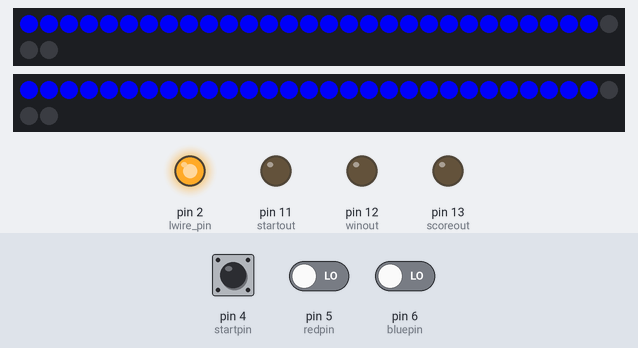
This sketch was run on a simulated Arduino Uno, built with avr-gcc and run on an emulated ATmega328P. Parts: 2 × 32 RGB LEDs in strip order, left to right, continuing on the next row, output pins drawn as LEDs (lit = HIGH). Inputs (shaded band) come from the test bench; at power-on: pin 4 (startpin) LOW, pin 5 (redpin) LOW, pin 6 (bluepin) LOW.

Above: at 7.3 s.
7.4 s: pin 4 (startpin) pulled HIGH for 0.15 s
10.5 s: pin 5 (redpin) driven HIGH
At 10.66 s:
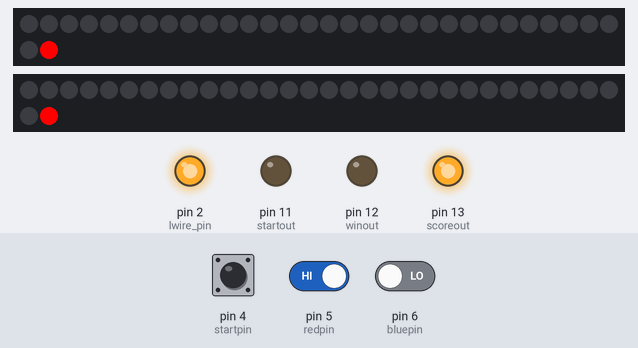
12.9 s: pin 5 (redpin) driven LOW
At 15.6 s:
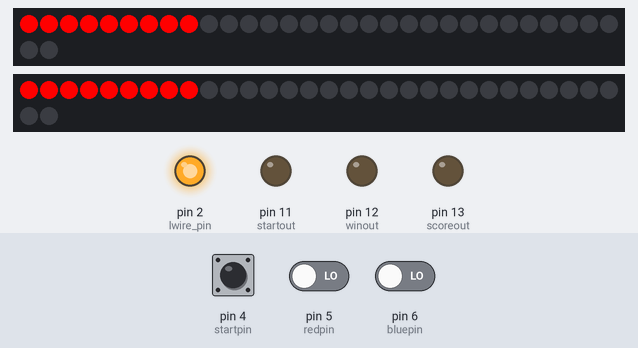
15.9 s: pin 6 (bluepin) driven HIGH
At 16.38 s:
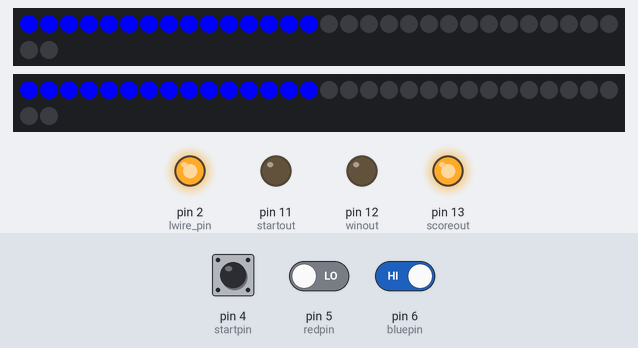
18.3 s: pin 6 (bluepin) driven LOW
At 21.0 s:
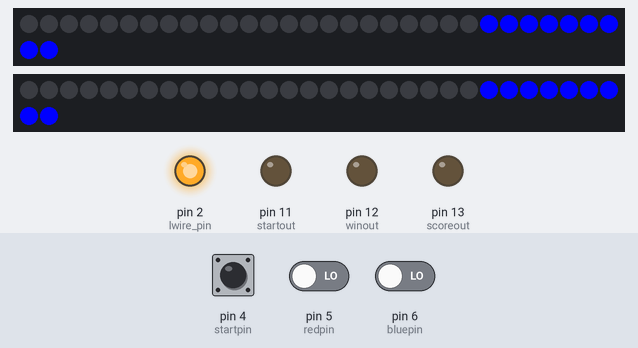
21.3 s: pin 5 (redpin) driven HIGH
At 25.93 s:
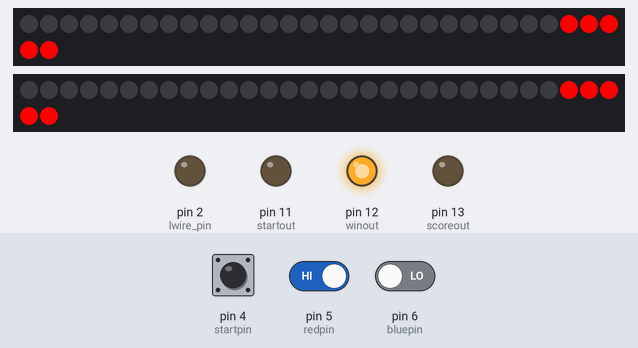
Timing chart, 0 to 27.4 s (numbered marks = the images above; inputs shaded):
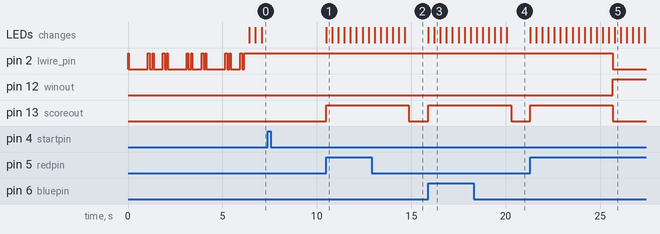

Measured:
- after the input at 10.5 s, pin 13 (scoreout): LOW → HIGH at once; the LEDs: change at once (image 1)
- after the input at 12.9 s, pin 13 (scoreout): HIGH → LOW after 2.0 s
- after the input at 15.9 s, pin 13 (scoreout): LOW → HIGH at once; the LEDs: first change at once (image 3 shows a later state)
- after the input at 18.3 s, pin 13 (scoreout): HIGH → LOW after 2.0 s
- after the input at 21.3 s, pin 2 (lwire_pin): HIGH → LOW after 4.4 s; pin 12 (winout): LOW → HIGH after 4.4 s; pin 13 (scoreout): LOW → HIGH at once, → LOW 4.4 s later; the LEDs: first change at once (image 5 shows a later state)

The sketch:

PinballLights.ino
```cpp
#include <FastLED.h>

#define LED_PIN1     9
#define LED_PIN2     8
#define NUM_LEDS    32

CRGB led1[NUM_LEDS];
CRGB led2[NUM_LEDS];

uint8_t startColor = 0;
const uint8_t colorStep = 3; // Speed of color change
unsigned long lastUpdate = 0;
const unsigned long timeStep = 30; // Speed of movement (lower = faster)

const uint16_t pulsePeriodMs = 2000; // full pulse cycle length (ms)
const uint8_t minBrightness = 50;    // lowest brightness (0-255)
const uint8_t maxBrightness = 255;   // highest brightness (0-255)
const CRGB blueColor = CRGB::Blue;
const CRGB redColor = CRGB::Red;
const unsigned long winduration = 7000;
unsigned long wintime;

int state = 0;
const int lwire_pin = 2;
const int redpin =5;
const int bluepin =6;
const int startpin =4;
const int startout = 11;
const int winout = 12;
const int scoreout = 13;
int count1 = 0;
const int wincount=3;
int redcount =0;
int bluecount =0;

void setup() {
  FastLED.addLeds<WS2812, LED_PIN1, GRB>(led1, NUM_LEDS);
  FastLED.addLeds<WS2812, LED_PIN2, GRB>(led2, NUM_LEDS);

  pinMode(lwire_pin, OUTPUT);
  pinMode(redpin, INPUT);
  pinMode(bluepin, INPUT);
  pinMode(startpin, INPUT);
  pinMode(startout, OUTPUT);
  pinMode(winout, OUTPUT);
  pinMode(scoreout, OUTPUT);

  for (int i = 0; i < 3; i++){
    digitalWrite(lwire_pin, HIGH);
    delay(50);
    digitalWrite(lwire_pin, LOW);
    delay(1000);
    digitalWrite(lwire_pin, HIGH);
    delay(100);
    digitalWrite(lwire_pin, LOW);
    delay(150);
    digitalWrite(lwire_pin, HIGH);
    delay(50);
    digitalWrite(lwire_pin, LOW);
    delay(500);
    digitalWrite(lwire_pin, HIGH);
    delay(100);
    digitalWrite(lwire_pin, LOW);
    delay(100);
  }
  digitalWrite(lwire_pin, HIGH);

}

void loop() {

  // STARTUP
  while (state == 0) {      // state 0 = startup

    for (int i = 0; i <= (NUM_LEDS - 1); i++) {
      led1[i] = CRGB ( 0, 0, 230);
      led2[i] = CRGB ( 0, 0, 230);
      FastLED.show();

      int startgame = digitalRead(startpin);
      if (startgame == HIGH) { //start game
        state = 1;
        break;
      }
      delay(30);
    }
    if (state ==1){
      break;
    }
    for (int i = (NUM_LEDS - 1); i >= 0; i--) {
      led1[i] = CRGB ( 230, 0, 0);
      led2[i] = CRGB ( 230, 0, 0);
      FastLED.show();

      int startgame = digitalRead(startpin);
      if (startgame == HIGH) { //start game
        state = 1;
        digitalWrite(startout, HIGH);
        break;
      }
      delay(30);
    }
    if (state ==1){
      break;
    }
    if (count1 == 5) {
      digitalWrite(lwire_pin, LOW);
      delay(50);
      digitalWrite(lwire_pin, HIGH);
      count1=0;
    }
    count1++;

    int startgame = digitalRead(startpin);
    if (startgame == HIGH) { //start game
      state = 1;
      digitalWrite(startout, HIGH);
    }
  }

  // NORMAL PLAY
  while (state == 1) {  // state 1 = normal play
    digitalWrite(lwire_pin, HIGH);
    unsigned long currentTime = millis();
    if (currentTime - lastUpdate >= timeStep) {
      lastUpdate = currentTime;

      // Shift all LEDs one step to the right to create the wave effect
      for (int i = NUM_LEDS - 1; i > 0; i--) {
        led1[i] = led1[i - 1];
      }
      for (int i = 0; i <= (NUM_LEDS - 1); i++) {
        led2[i] = led2[i + 1];
      }

      // Insert new hue at the first LED
      led1[0] = CHSV(startColor, 255, 255);
      led2[NUM_LEDS] = CHSV(startColor, 255, 255);
      startColor += colorStep; // Change color over time

      FastLED.show();
    }

    digitalWrite(startout, LOW);
    int blue = digitalRead(bluepin);
    int red = digitalRead(redpin);
    if (blue == HIGH) { //blue score signal
      state = 2;
    }
    if (red == HIGH) { //red score signal
      state = 3;
    }
  }

  // BLUE SCORE
  if (state == 2) { //state 2 = blue score
    bluecount=bluecount+1;
    if (bluecount < wincount){
      digitalWrite(scoreout, HIGH);
      fill_solid(led1, NUM_LEDS, CRGB::Black);
      fill_solid(led2, NUM_LEDS, CRGB::Black);
      for (int j = 0; j < 3; j++) {
        for (int i = 0; i <= (NUM_LEDS - 1); i++) {
          led1[i] = CRGB ( 0, 0, 255);
          led2[i] = CRGB ( 0, 0, 255);
          FastLED.show();
          delay(20);
        }
        for (int i = 0; i <= (NUM_LEDS - 1); i++) {
          led1[i] = CRGB ( 0, 0, 0);
          led2[i] = CRGB ( 0, 0, 0);
          FastLED.show();
          delay(20);
        }
      }
      digitalWrite(lwire_pin, HIGH);
      digitalWrite(scoreout, LOW);
      state = 1;
    }
    //BLUE WIN
    else if (bluecount == wincount){
      digitalWrite(winout, HIGH);
      digitalWrite(lwire_pin, LOW);
      fill_solid(led1, NUM_LEDS, CRGB::Black);
      fill_solid(led2, NUM_LEDS, CRGB::Black);

      for (int j = 0; j < 3; j++) {
        for (int i = 0; i <= (NUM_LEDS - 1); i++) {
          led1[i] = CRGB ( 0, 0, 255);
          led2[i] = CRGB ( 0, 0, 255);
          FastLED.show();
          delay(20);
        }
        for (int i = 0; i <= (NUM_LEDS - 1); i++) {
          led1[i] = CRGB ( 0, 0, 0);
          led2[i] = CRGB ( 0, 0, 0);
          FastLED.show();
          delay(20);
        }
      }

      wintime = millis();

      while (millis() - wintime < winduration) {
        // compute a smooth 0..1 value using sine
        uint32_t t = millis() % pulsePeriodMs;
        float phase = (float)t / pulsePeriodMs;               // 0..1
        float sine = 0.5f * (1.0f + sinf(phase * 2.0f * PI)); // 0..1 smooth
        // map to brightness range
        uint8_t bri = minBrightness + (uint8_t)((maxBrightness - minBrightness) * sine);
        // set color with brightness applied
        CRGB color = blueColor;
        color.nscale8_video(bri); // scale color by brightness

        fill_solid(led1, NUM_LEDS, color);
        fill_solid(led2, NUM_LEDS, color);
        FastLED.show();

        delay(10);
      }

      bluecount = 0;
      redcount = 0;
      state = 0;
      digitalWrite(winout, LOW);
      digitalWrite(lwire_pin, HIGH);
      fill_solid(led1, NUM_LEDS, CRGB::Black);
      fill_solid(led2, NUM_LEDS, CRGB::Black);
      delay(100);
    }
  }

  // RED SCORE
  if (state == 3) { //state 3 = red score
    redcount = redcount+1;
    if (redcount < wincount) {
      digitalWrite(scoreout, HIGH);
      fill_solid(led1, NUM_LEDS, CRGB::Black);
      fill_solid(led2, NUM_LEDS, CRGB::Black);
      for (int j = 0; j < 3; j++) {
        for (int i = (NUM_LEDS - 1); i >= 0; i--) {
          led1[i] = CRGB ( 255, 0, 0);
          led2[i] = CRGB ( 255, 0, 0);
          FastLED.show();
          delay(20);
        }
        for (int i = (NUM_LEDS - 1); i >= 0; i--) {
          led1[i] = CRGB ( 0, 0, 0);
          led2[i] = CRGB ( 0, 0, 0);
          FastLED.show();
          delay(20);
        }
      }
      digitalWrite(scoreout, LOW);
      state = 1;
    }
    else if (redcount == wincount) {
      digitalWrite(winout, HIGH);
      digitalWrite(lwire_pin, LOW);
      fill_solid(led1, NUM_LEDS, CRGB::Black);
      fill_solid(led2, NUM_LEDS, CRGB::Black);

      for (int j = 0; j < 3; j++) {
        for (int i = (NUM_LEDS - 1); i >= 0; i--) {
          led1[i] = CRGB ( 255, 0, 0);
          led2[i] = CRGB ( 255, 0, 0);
          FastLED.show();
          delay(20);
        }
        for (int i = (NUM_LEDS - 1); i >= 0; i--) {
          led1[i] = CRGB ( 0, 0, 0);
          led2[i] = CRGB ( 0, 0, 0);
          FastLED.show();
          delay(20);
        }
      }

      wintime = millis();

      while (millis() - wintime < winduration) {
        // compute a smooth 0..1 value using sine
        uint32_t t = millis() % pulsePeriodMs;
        float phase = (float)t / pulsePeriodMs;               // 0..1
        float sine = 0.5f * (1.0f + sinf(phase * 2.0f * PI)); // 0..1 smooth
        // map to brightness range
        uint8_t bri = minBrightness + (uint8_t)((maxBrightness - minBrightness) * sine);
        // set color with brightness applied
        CRGB color = redColor;
        color.nscale8_video(bri); // scale color by brightness

        fill_solid(led1, NUM_LEDS, color);
        fill_solid(led2, NUM_LEDS, color);
        FastLED.show();

        delay(10);
      }

      bluecount = 0;
      redcount = 0;
      state = 0;
      digitalWrite(winout, LOW);
      digitalWrite(lwire_pin, HIGH);
      fill_solid(led1, NUM_LEDS, CRGB::Black);
      fill_solid(led2, NUM_LEDS, CRGB::Black);
      delay(100);
    }
  }

}
```
